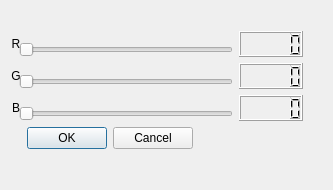
<?xml version="1.0" encoding="UTF-8"?>
<ui version="4.0">
 <class>SetBGColorDialog</class>
 <widget class="QDialog" name="SetBGColorDialog">
  <property name="geometry">
   <rect>
    <x>0</x>
    <y>0</y>
    <width>333</width>
    <height>190</height>
   </rect>
  </property>
  <property name="windowTitle">
   <string>设置背景颜色</string>
  </property>
  <widget class="QWidget" name="">
   <property name="geometry">
    <rect>
     <x>11</x>
     <y>31</y>
     <width>292</width>
     <height>118</height>
    </rect>
   </property>
   <layout class="QGridLayout" name="gridLayout">
    <item row="0" column="0" rowspan="2" colspan="2">
     <widget class="QLabel" name="label">
      <property name="text">
       <string>R</string>
      </property>
      <property name="alignment">
       <set>Qt::AlignCenter</set>
      </property>
     </widget>
    </item>
    <item row="0" column="5" rowspan="2">
     <widget class="QLCDNumber" name="RlcdNumber"/>
    </item>
    <item row="1" column="1" colspan="4">
     <widget class="QSlider" name="rSlider">
      <property name="orientation">
       <enum>Qt::Horizontal</enum>
      </property>
     </widget>
    </item>
    <item row="2" column="0" rowspan="2" colspan="2">
     <widget class="QLabel" name="label_2">
      <property name="text">
       <string>G</string>
      </property>
      <property name="alignment">
       <set>Qt::AlignCenter</set>
      </property>
     </widget>
    </item>
    <item row="2" column="5" rowspan="2">
     <widget class="QLCDNumber" name="GlcdNumber"/>
    </item>
    <item row="3" column="1" colspan="4">
     <widget class="QSlider" name="gSlider">
      <property name="orientation">
       <enum>Qt::Horizontal</enum>
      </property>
     </widget>
    </item>
    <item row="4" column="0" rowspan="2" colspan="2">
     <widget class="QLabel" name="label_3">
      <property name="text">
       <string>B</string>
      </property>
      <property name="alignment">
       <set>Qt::AlignCenter</set>
      </property>
     </widget>
    </item>
    <item row="4" column="5" rowspan="2">
     <widget class="QLCDNumber" name="BlcdNumber"/>
    </item>
    <item row="5" column="1" colspan="4">
     <widget class="QSlider" name="bSlider">
      <property name="orientation">
       <enum>Qt::Horizontal</enum>
      </property>
     </widget>
    </item>
    <item row="6" column="2">
     <widget class="QDialogButtonBox" name="buttonBox">
      <property name="orientation">
       <enum>Qt::Horizontal</enum>
      </property>
      <property name="standardButtons">
       <set>QDialogButtonBox::Cancel|QDialogButtonBox::Ok</set>
      </property>
     </widget>
    </item>
    <item row="6" column="3">
     <spacer name="horizontalSpacer">
      <property name="orientation">
       <enum>Qt::Horizontal</enum>
      </property>
      <property name="sizeHint" stdset="0">
       <size>
        <width>40</width>
        <height>20</height>
       </size>
      </property>
     </spacer>
    </item>
   </layout>
  </widget>
 </widget>
 <resources/>
 <connections>
  <connection>
   <sender>buttonBox</sender>
   <signal>accepted()</signal>
   <receiver>SetBGColorDialog</receiver>
   <slot>accept()</slot>
   <hints>
    <hint type="sourcelabel">
     <x>179</x>
     <y>139</y>
    </hint>
    <hint type="destinationlabel">
     <x>157</x>
     <y>189</y>
    </hint>
   </hints>
  </connection>
  <connection>
   <sender>buttonBox</sender>
   <signal>rejected()</signal>
   <receiver>SetBGColorDialog</receiver>
   <slot>reject()</slot>
   <hints>
    <hint type="sourcelabel">
     <x>179</x>
     <y>145</y>
    </hint>
    <hint type="destinationlabel">
     <x>286</x>
     <y>189</y>
    </hint>
   </hints>
  </connection>
  <connection>
   <sender>rSlider</sender>
   <signal>valueChanged(int)</signal>
   <receiver>RlcdNumber</receiver>
   <slot>display(int)</slot>
   <hints>
    <hint type="sourcelabel">
     <x>182</x>
     <y>44</y>
    </hint>
    <hint type="destinationlabel">
     <x>268</x>
     <y>48</y>
    </hint>
   </hints>
  </connection>
  <connection>
   <sender>gSlider</sender>
   <signal>valueChanged(int)</signal>
   <receiver>GlcdNumber</receiver>
   <slot>display(int)</slot>
   <hints>
    <hint type="sourcelabel">
     <x>219</x>
     <y>79</y>
    </hint>
    <hint type="destinationlabel">
     <x>264</x>
     <y>77</y>
    </hint>
   </hints>
  </connection>
  <connection>
   <sender>bSlider</sender>
   <signal>valueChanged(int)</signal>
   <receiver>BlcdNumber</receiver>
   <slot>display(int)</slot>
   <hints>
    <hint type="sourcelabel">
     <x>218</x>
     <y>109</y>
    </hint>
    <hint type="destinationlabel">
     <x>272</x>
     <y>109</y>
    </hint>
   </hints>
  </connection>
 </connections>
</ui>
